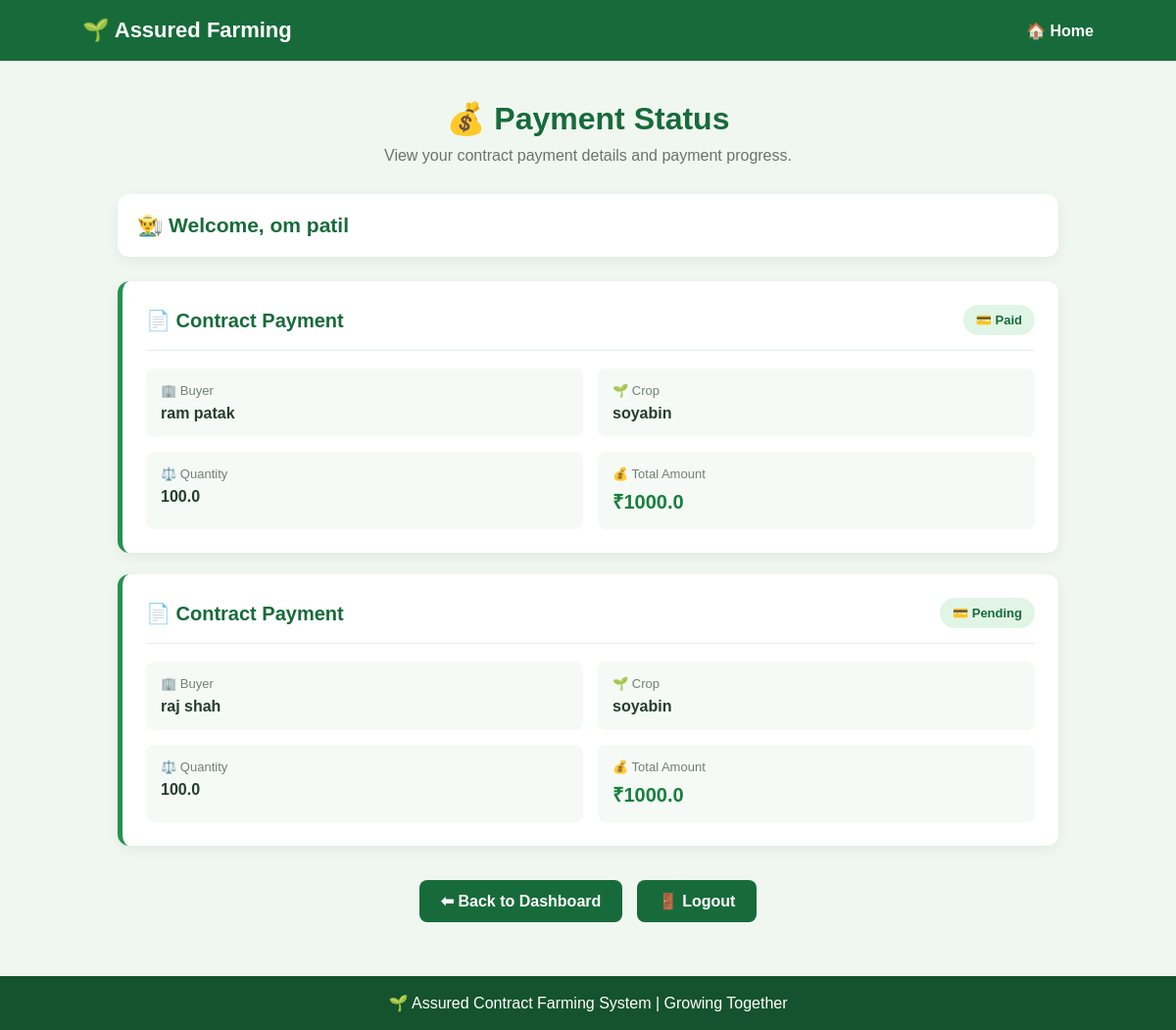
Screenshot of /farmer/payment/ (signed in) with the database file from the repository.
### farming/models.py (models this page shows, shortened)
class Farmer(models.Model):
    name = models.CharField(max_length=100)
    mobile = models.CharField(max_length=15)
    village = models.CharField(max_length=100)
    crop = models.CharField(max_length=100)
    password = models.CharField(max_length=100)

class Contract(models.Model):
    farmer = models.ForeignKey(Farmer, on_delete=models.CASCADE)
    buyer = models.ForeignKey(Buyer, on_delete=models.CASCADE)
    crop = models.CharField(max_length=100)
    quantity = models.FloatField()
    price = models.FloatField()
    contract_date = models.DateField()
    delivery_status = models.CharField(max_length=20, default='Pending')
    payment_status = models.CharField(max_length=20, default='Pending')

class Buyer(models.Model):
    name = models.CharField(max_length=100)
    mobile = models.CharField(max_length=15)
    company = models.CharField(max_length=100)
    location = models.CharField(max_length=100)
    password = models.CharField(max_length=100)

### farming/views.py (the view)
# urls.py: path('farmer/payment/', views.farmer_payment, name='farmer_payment'),
def farmer_payment(request):
    farmer_id = request.session.get('farmer_id')
    if farmer_id:
        farmer = Farmer.objects.get(id=farmer_id)
        contracts = Contract.objects.filter(farmer=farmer)
        return render(request, 'farmer_payment.html', {
            'farmer': farmer,
            'contracts': contracts
        })
    return render(request, 'farmer_login.html', {
        'error': 'Please login first!'
    })

### farming/templates/farmer_payment.html (shortened to what this page needs)
<!DOCTYPE html>
<html lang="en">
<head>
</head>
<body>
    <nav>
        <h2>🌱 Assured Farming</h2>
        <a href="/">🏠 Home</a>
    </nav>
    <div class="container">
        <div class="heading">
            <h1>💰 Payment Status</h1>
            <p>View your contract payment details and payment progress.</p>
        </div>
        <div class="welcome">
            <h2>👨‍🌾 Welcome, {{ farmer.name }}</h2>
        </div>
        {% for contract in contracts %}
            <div class="payment-card">
                <div class="card-title">
                    <h2>📄 Contract Payment</h2>
                    <span class="status">
                        💳 {{ contract.payment_status }}
                    </span>
                </div>
                <div class="details">
                    <div class="detail">
                        <small>🏢 Buyer</small>
                        <p>{{ contract.buyer.name }}</p>
                    </div>
                    <div class="detail">
                        <small>🌱 Crop</small>
                        <p>{{ contract.crop }}</p>
                    </div>
                    <div class="detail">
                        <small>⚖️ Quantity</small>
                        <p>{{ contract.quantity }}</p>
                    </div>
                    <div class="detail">
                        <small>💰 Total Amount</small>
                        <p class="amount">₹{{ contract.price }}</p>
                    </div>
                </div>
            </div>
        {% empty %}
            <div class="empty">
                <h2>💰 No Payments Available</h2>
                <p>No contracts found for your account.</p>
            </div>
        {% endfor %}
        <div class="buttons">
            <a href="/farmer/dashboard/" class="btn">
                ⬅ Back to Dashboard
            </a>
            <a href="/farmer/logout/" class="btn">
                🚪 Logout
            </a>
        </div>
    </div>
    <footer>
        🌱 Assured Contract Farming System | Growing Together
    </footer>
</body>
</html>

### farming/templates/farmer_payment.html (style rules this page uses)
* { margin: 0; padding: 0; box-sizing: border-box; font-family: Arial, sans-serif; }
body { background: #f0f7f1; color: #263d2d; }
nav { background: #176b3a; color: white; padding: 18px 7%; display: flex; justify-content: space-between; align-items: center; }
nav h2 { font-size: 22px; }
nav a { color: white; text-decoration: none; font-weight: bold; }
.container { max-width: 1000px; margin: 40px auto; padding: 0 20px; }
.heading { text-align: center; margin-bottom: 30px; }
.heading h1 { color: #176b3a; font-size: 32px; margin-bottom: 10px; }
.heading p { color: #66756a; }
.welcome { background: white; padding: 20px; border-radius: 12px; margin-bottom: 25px; box-shadow: 0 4px 15px rgba(0,0,0,0.06); }
.welcome h2 { color: #176b3a; font-size: 21px; }
.payment-card { background: white; border-left: 5px solid #23934f; padding: 24px; margin-bottom: 22px; border-radius: 12px; box-shadow: 0 4px 15px rgba(0,0,0,0.06); }
.card-title { display: flex; justify-content: space-between; align-items: center; gap: 10px; flex-wrap: wrap; padding-bottom: 15px; margin-bottom: 18px; border-bottom: 1px solid #e5eee7; }
.card-title h2 { color: #176b3a; font-size: 20px; }
.status { display: inline-block; background: #e1f5e7; color: #176b3a; padding: 8px 13px; border-radius: 20px; font-size: 13px; font-weight: bold; }
.details { display: grid; grid-template-columns: repeat(2, 1fr); gap: 15px; }
.detail { background: #f6faf6; padding: 15px; border-radius: 8px; }
.detail small { display: block; color: #718075; margin-bottom: 7px; font-size: 13px; }
.detail p { color: #263d2d; font-size: 16px; font-weight: bold; overflow-wrap: anywhere; }
.amount { color: #16803c !important; font-size: 20px !important; }
.buttons { text-align: center; margin-top: 30px; }
.btn { display: inline-block; background: #176b3a; color: white; text-decoration: none; padding: 12px 22px; margin: 5px; border-radius: 8px; font-weight: bold; transition: 0.3s; }
footer { background: #14532d; color: white; text-align: center; padding: 18px; margin-top: 50px; }

### rows the page displays
Farmer: name "om patil"
Contract: payment_status "Paid", buyer.name "ram patak", crop "soyabin", quantity "100.0", price "1000.0"
Contract: payment_status "Pending", buyer.name "raj shah", crop "soyabin", quantity "100.0", price "1000.0"
